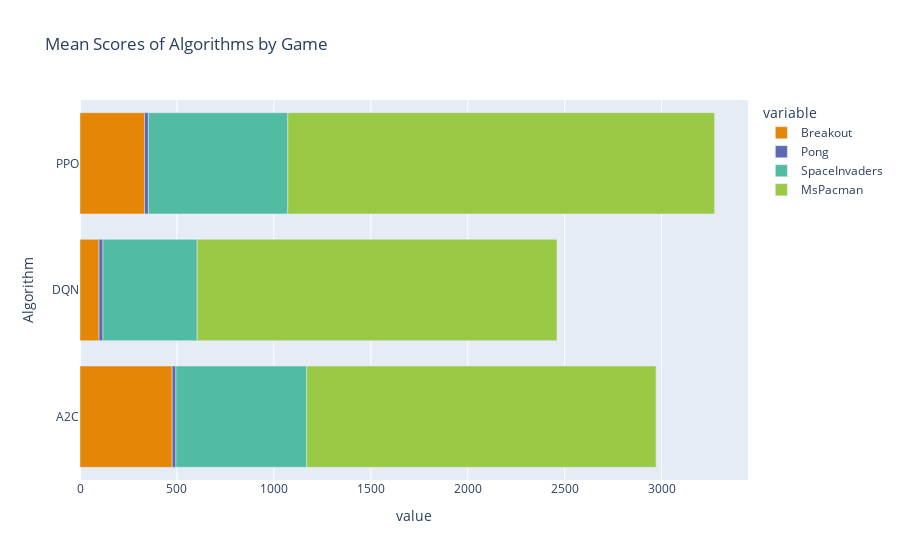

Here is the notebook cell this chart was saved with:
### Markdown cell above
## Game Scores

### Code cell
games_breakdown = pd.DataFrame()

games_breakdown['Breakout'] = breakout_scores[['algo','score']].groupby('algo').mean()
games_breakdown['Pong'] = pong_scores[['algo','score']].groupby('algo').mean()
games_breakdown['SpaceInvaders'] = spaceinvaders_scores[['algo','score']].groupby('algo').mean()
games_breakdown['MsPacman'] = mspacman_scores[['algo','score']].groupby('algo').mean()

games_breakdown['Algorithm'] = games_breakdown.index

breakdown_cols = ['Breakout', 'Pong', 'SpaceInvaders', 'MsPacman']

fig = px.bar(games_breakdown, x=breakdown_cols, y="Algorithm", color_discrete_sequence=px.colors.qualitative.Vivid, title="Mean Scores of Algorithms by Game")
fig.show()

games_breakdown

### Figure 1 — Plotly figure (JSON) as saved in the notebook; plotly's stock layout.template omitted (floating-point values rounded to 4 significant figures)
{"data": [{"alignmentgroup": "True", "hovertemplate": "variable=Breakout<br>value=%{x}<br>Algorithm=%{y}<extra></extra>", "legendgroup": "Breakout", "marker": {"color": "rgb(229, 134, 6)", "pattern": {"shape": ""}}, "name": "Breakout", "offsetgroup": "Breakout", "orientation": "h", "showlegend": true, "textposition": "auto", "type": "bar", "x": [475.3, 98.19, 332.5], "xaxis": "x", "y": ["A2C", "DQN", "PPO"], "yaxis": "y"}, {"alignmentgroup": "True", "hovertemplate": "variable=Pong<br>value=%{x}<br>Algorithm=%{y}<extra></extra>", "legendgroup": "Pong", "marker": {"color": "rgb(93, 105, 177)", "pattern": {"shape": ""}}, "name": "Pong", "offsetgroup": "Pong", "orientation": "h", "showlegend": true, "textposition": "auto", "type": "bar", "x": [19.38, 20.2, 20.29], "xaxis": "x", "y": ["A2C", "DQN", "PPO"], "yaxis": "y"}, {"alignmentgroup": "True", "hovertemplate": "variable=SpaceInvaders<br>value=%{x}<br>Algorithm=%{y}<extra></extra>", "legendgroup": "SpaceInvaders", "marker": {"color": "rgb(82, 188, 163)", "pattern": {"shape": ""}}, "name": "SpaceInvaders", "offsetgroup": "SpaceInvaders", "orientation": "h", "showlegend": true, "textposition": "auto", "type": "bar", "x": [674.9, 486.1, 719.1], "xaxis": "x", "y": ["A2C", "DQN", "PPO"], "yaxis": "y"}, {"alignmentgroup": "True", "hovertemplate": "variable=MsPacman<br>value=%{x}<br>Algorithm=%{y}<extra></extra>", "legendgroup": "MsPacman", "marker": {"color": "rgb(153, 201, 69)", "pattern": {"shape": ""}}, "name": "MsPacman", "offsetgroup": "MsPacman", "orientation": "h", "showlegend": true, "textposition": "auto", "type": "bar", "x": [1802.0, 1856.0, 2201.0], "xaxis": "x", "y": ["A2C", "DQN", "PPO"], "yaxis": "y"}], "layout": {"barmode": "relative", "legend": {"title": {"text": "variable"}, "tracegroupgap": 0}, "title": {"text": "Mean Scores of Algorithms by Game"}, "xaxis": {"anchor": "y", "domain": [0, 1], "title": {"text": "value"}}, "yaxis": {"anchor": "x", "domain": [0, 1], "title": {"text": "Algorithm"}}}}
